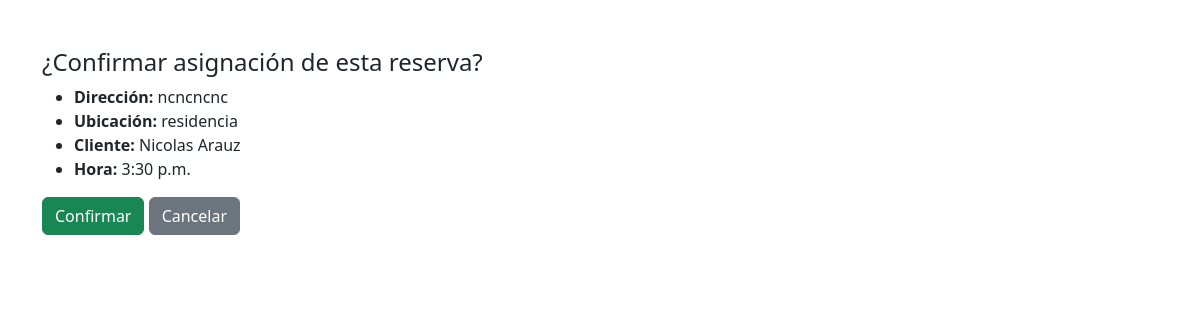
Screenshot of /asignar_reserva/10/ (signed in) with the database file from the repository.
### app/models.py (models this page shows, shortened)
class Reserva(models.Model):
    TIPO_UBICACION_CHOICES = [
        ('oficina', 'Oficina'),
        ('residencia', 'Residencia'),
    ]
    fecha_reserva = models.DateField()
    hora_reserva = models.TimeField(default="08:00")
    direccion = models.CharField(max_length=250)
    tipo_ubicacion = models.CharField(
        max_length=20,
        choices=TIPO_UBICACION_CHOICES,
        default='residencia'
    )
    latitud = models.FloatField(null=True, blank=True)
    longitud = models.FloatField(null=True, blank=True)
    estado = models.CharField(max_length=10)
    usuario = models.ForeignKey(Usuario, on_delete=models.CASCADE)

class Usuario(models.Model):
    nombre = models.CharField(max_length=60)
    correo = models.EmailField(unique=True)
    contraseña = models.CharField(max_length=100)
    rol = models.CharField(max_length=20)
    estado = models.CharField(max_length=10)

### app/views.py (the view, shortened to what this page needs)
# urls.py: path('asignar_reserva/<int:reserva_id>/', views.asignar_reserva),
def asignar_reserva(request, reserva_id):
    if request.session.get('usuario_rol') != 'personal':
        return redirect('../dashboard')
    usuario = Usuario.objects.get(id=request.session['usuario_id'])
    reserva = Reserva.objects.get(id=reserva_id)
    return render(request, 'asignar_confirmar.html', {'reserva': reserva})

### templates/asignar_confirmar.html (shortened to what this page needs)
<!DOCTYPE html>
<html lang="es">
<head>
    <link href="https://cdn.jsdelivr.net/npm/bootstrap@5.3.3/dist/css/bootstrap.min.css" rel="stylesheet">
</head>
<body>
<div class="container mt-5">
    <h4>¿Confirmar asignación de esta reserva?</h4>
    <ul>
        <li><strong>Dirección:</strong> {{ reserva.direccion }}</li>
        <li><strong>Ubicación:</strong> {{ reserva.tipo_ubicacion }}</li>
        <li><strong>Cliente:</strong> {{ reserva.usuario.nombre }}</li>
        <li><strong>Hora:</strong> {{ reserva.hora_reserva }}</li>
    </ul>
    <form method="post">
        <button type="submit" class="btn btn-success">Confirmar</button>
        <a href="../reservas_pendientes" class="btn btn-secondary">Cancelar</a>
    </form>
</div>
</body>
</html>

### rows the page displays
Reserva: direccion "ncncncnc", tipo_ubicacion "residencia", usuario.nombre "Nicolas Arauz", hora_reserva "3:30 p.m."
